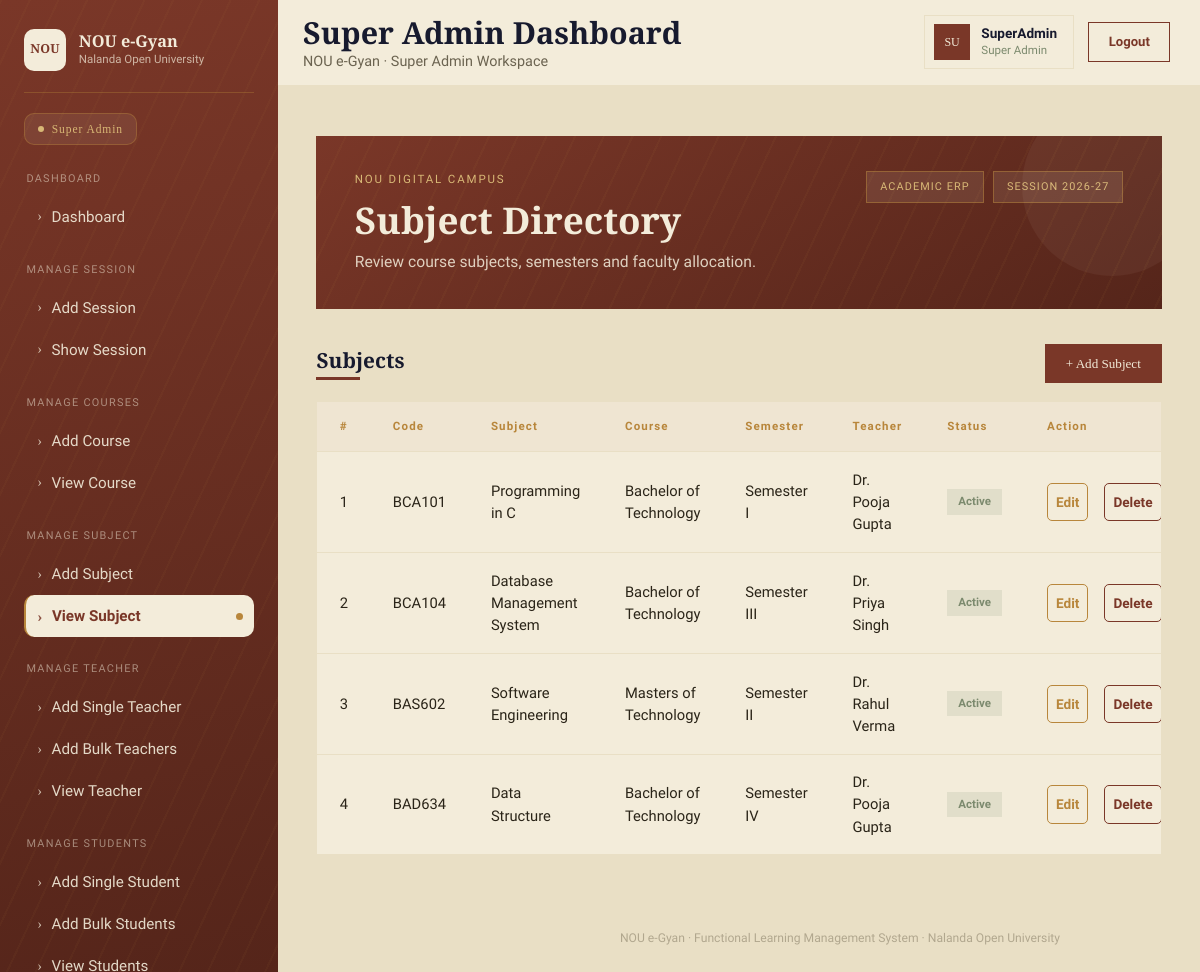
/superadmindash/view-subject (signed in), run on the app's committed database.
### myapp/models.py (models this page shows, shortened)
class AddSubject(models.Model):
    id=models.IntegerField(primary_key=True,auto_created=True)
    course=models.CharField(max_length=50,blank=None,null=True)
    subject_code=models.CharField(max_length=50,blank=None,null=True)
    subject_name=models.CharField(max_length=50,blank=None,null=True)
    semester=models.CharField(max_length=20,blank=None,null=True)
    credits=models.IntegerField(max_length=20,blank=None,null=True)
    teacher=models.CharField(max_length=50,blank=None,null=True)
    status=models.CharField(max_length=20,blank=None,null=True)
    description=models.CharField(max_length=100,blank=None,null=True)
    Dor=models.DateTimeField(null=True)
    Dou=models.DateTimeField(null=True)
    Dod=models.DateTimeField(null=True)

### myapp/views.py (the view)
# urls.py: path('superadmindash/view-subject',views.view_subject,name="view_subject"),
@cache_control(no_cache=True,must_revalidate=True,no_store=True)
@login_required
def view_subject(request):
    ab=AddSubject.objects.all()
    return render(request, 'superadmin/view_subject.html',{'ab':ab})

### myapp/templates/superadmin/view_subject.html (shortened to what this page needs)
{% extends "superadmin/base.html" %}
{% block content %}
<div class="main-content">
  <div class="hero">
    <div class="hero-top">
      <div>
        <div class="eyebrow">NOU DIGITAL CAMPUS</div>
        <h1>Subject Directory</h1>
        <div class="sub">Review course subjects, semesters and faculty allocation.</div>
      </div>
      <div class="hero-badges">
        <div class="hero-badge">ACADEMIC ERP</div>
        <div class="hero-badge">SESSION 2026-27</div>
      </div>
    </div>
  </div>
  <div class="list-head">
    <div>
      <h2>Subjects</h2>
      <div class="title-rule"></div>
    </div>
    <button class="btn-add">+ Add Subject</button>
  </div>
  <div class="table-card">
    <table>
      <thead>
        <tr>
          <th>#</th>
          <th>Code</th>
          <th>Subject</th>
          <th>Course</th>
          <th>Semester</th>
          <th>Teacher</th>
          <th>Status</th>
          <th>Action</th>
        </tr>
      </thead>
      <tbody>
        {% for i in ab %}
        <tr>
          <td>{{i.id}}</td>
          <td>{{i.subject_code}}</td>
          <td>{{i.subject_name}}</td>
          <td>{{i.course}}</td>
          <td>{{i.semester}}</td>
          <td>{{i.teacher}}</td>
          <td><span class="status-pill">{{i.status}}</span></td>
          <td>
            <span class="d-flex">
              <a href="{% url 'edit_subject' i.id %}" class="act-link act-edit">Edit</a>
              <a href="{% url 'delete_subject' i.id %}" class="act-link act-delete">Delete</a>
            </span>
          </td>
        </tr>
        {% endfor %}
      </tbody>
    </table>
  </div>
</div>
{% endblock content %}

### myapp/static/css/style.css (style rules this page uses)
:root { --ink: #171a2e; --ink-soft: #262b48; --brick: #7a3728; --brick-deep: #55251a; --parchment: #f3ecda; --parchment-2: #e9dfc5; --brass: #b8863b; --brass-soft: #d8b876; --sage: #7c8a6e; --ink-text: #2a2418; --font-display: "Cinzel", serif; --font-body: "Work Sans", sans-serif; --sidebar-w: 278px; }
* { box-sizing: border-box; }
body { background: var(--parchment-2); font-family: var(--font-body); color: var(--ink-text); min-height: 100vh; }

### myapp/templates/superadmin/view_subject.html (style rules this page uses)
:root { --ink: #171A2E; --brick: #7A3728; --brick-deep: #55251A; --parchment: #F3ECDA; --parchment-2:#E9DFC5; --brass: #B8863B; --brass-soft: #D8B876; --sage: #7C8A6E; --ink-text: #2A2418; --font-display: 'Cinzel', serif; --font-body: 'Work Sans', sans-serif; }
* { box-sizing: border-box; }
body { background: var(--parchment-2); font-family: var(--font-body); color: var(--ink-text); }
.main-content { margin-left: 278px; padding: 2.2rem 2.4rem 3rem; }
.hero { background: repeating-linear-gradient(115deg, rgba(184,134,59,0.06) 0 2px, transparent 2px 26px), linear-gradient(150deg, var(--brick) 0%, var(--brick-deep) 100%); color: var(--parchment); padding: 2.2rem 2.4rem; position: relative; overflow: hidden; margin-bottom: 2.2rem; }
.hero::after { content:""; position: absolute; right: -40px; top: -40px; width: 180px; height: 180px; border-radius: 50%; background: rgba(243,236,218,0.05); }
.hero-top { display: flex; align-items: flex-start; justify-content: space-between; gap: 1rem; flex-wrap: wrap; }
.hero-badges { display: flex; gap: 0.6rem; flex-wrap: wrap; }
.hero-badge { background: rgba(243,236,218,0.1); border: 1px solid rgba(184,134,59,0.5); color: var(--brass-soft); font-size: 0.68rem; letter-spacing: 0.1em; padding: 0.4rem 0.8rem; white-space: nowrap; }
.hero .eyebrow { font-size: 0.72rem; letter-spacing: 0.16em; color: var(--brass-soft); margin-bottom: 0.6rem; }
.hero h1 { font-family: var(--font-display); font-weight: 700; font-size: 2.3rem; margin-bottom: 0.5rem; }
.hero .sub { font-size: 0.98rem; color: rgba(243,236,218,0.85); max-width: 48ch; }
.form-card h2, .list-head h2 { font-family: var(--font-display); font-size: 1.3rem; font-weight: 600; color: var(--ink); margin-bottom: 0.25rem; }
.title-rule { width: 44px; height: 3px; background: var(--brick); margin-bottom: 1.8rem; }
.btn-add { background: var(--brick); color: var(--parchment); font-family: var(--font-display); font-size: 0.82rem; padding: 0.6rem 1.3rem; border: none; white-space: nowrap; transition: background 0.2s ease, transform 0.15s ease; }
.list-head { display: flex; align-items: center; justify-content: space-between; margin-bottom: 1.1rem; }
.list-head .title-rule { margin-bottom: 0; }
.table-card { background: var(--parchment); border: 1px solid var(--parchment-2); overflow-x: auto; }
.table-card table { width: 100%; border-collapse: collapse; min-width: 720px; }
.table-card thead th { font-size: 0.72rem; letter-spacing: 0.1em; color: var(--brass); text-align: left; padding: 1rem 1.4rem; border-bottom: 1.5px solid var(--parchment-2); background: rgba(122,55,40,0.04); white-space: nowrap; }
.table-card tbody td { padding: 1.05rem 1.4rem; font-size: 0.92rem; color: var(--ink-text); border-bottom: 1px solid var(--parchment-2); }
.table-card tbody tr:last-child td { border-bottom: none; }
.status-pill { display: inline-block; background: rgba(124,138,110,0.15); color: var(--sage); font-size: 0.72rem; font-weight: 600; padding: 0.25rem 0.7rem; }
.act-link { font-size: 0.85rem; font-weight: 600; text-decoration: none; margin-right: 1rem; }
.act-edit { color: var(--brass); border: 1px solid var(--brass); padding: 8px; border-radius: 5px; }
.act-delete { color: var(--brick); border: 1px solid var(--brick); padding: 8px; border-radius: 5px; }

### data on the page
AddSubject: id "1", subject_code "BCA101", subject_name "Programming in C", course "Bachelor of Technology", semester "Semester I", teacher "Dr. Pooja Gupta", status "Active"
AddSubject: id "2", subject_code "BCA104", subject_name "Database Management System", course "Bachelor of Technology", semester "Semester III", teacher "Dr. Priya Singh", status "Active"
AddSubject: id "3", subject_code "BAS602", subject_name "Software Engineering", course "Masters of Technology", semester "Semester II", teacher "Dr. Rahul Verma", status "Active"
AddSubject: id "4", subject_code "BAD634", subject_name "Data Structure", course "Bachelor of Technology", semester "Semester IV", teacher "Dr. Pooja Gupta", status "Active"

### other printed values
{{ page_title|default:"Super Admin Dashboard" }} "Super Admin Dashboard"
